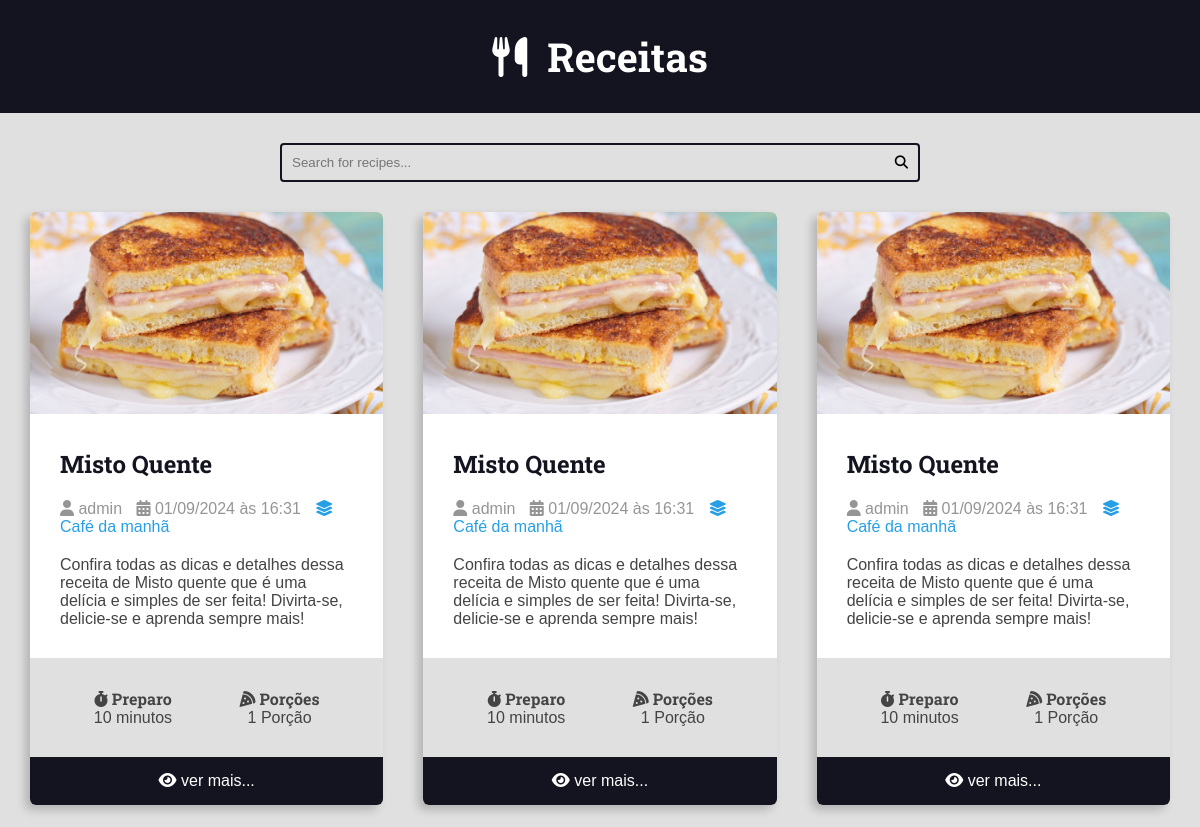
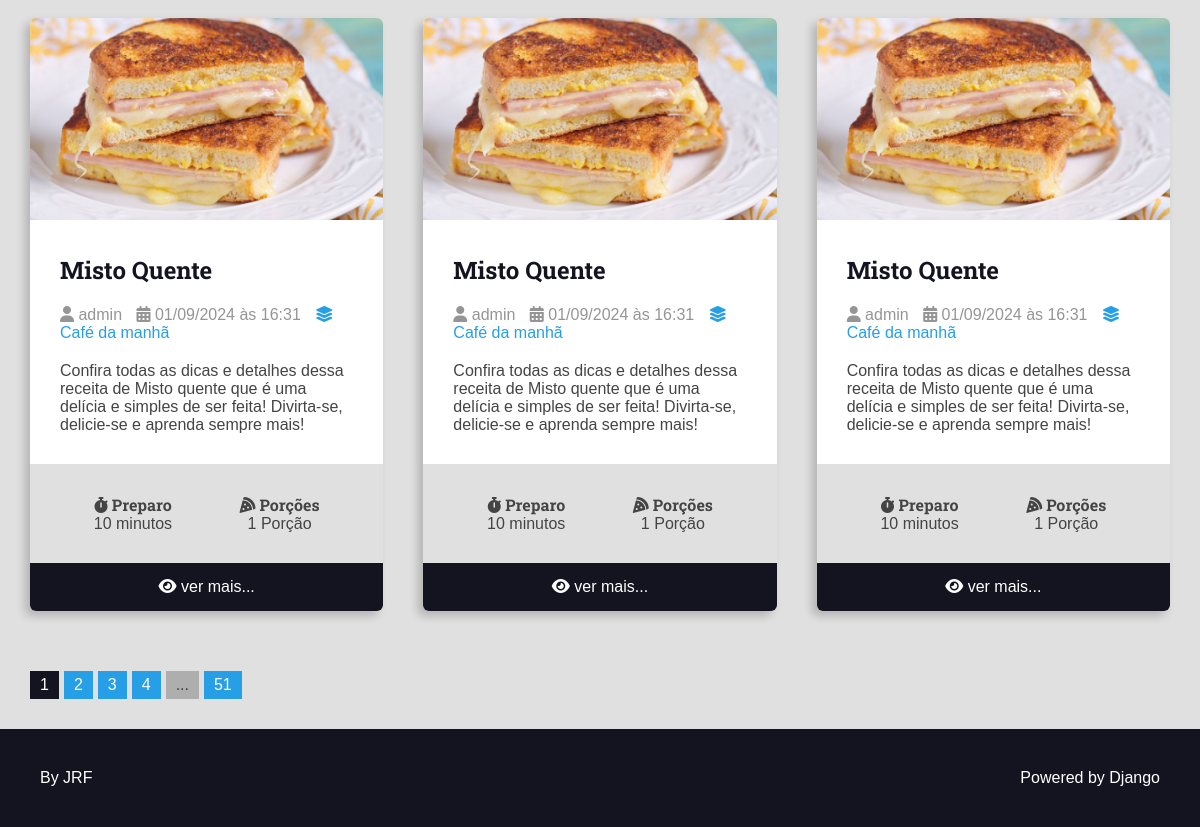
Before: / with the older database file (2 pictures, top to bottom).
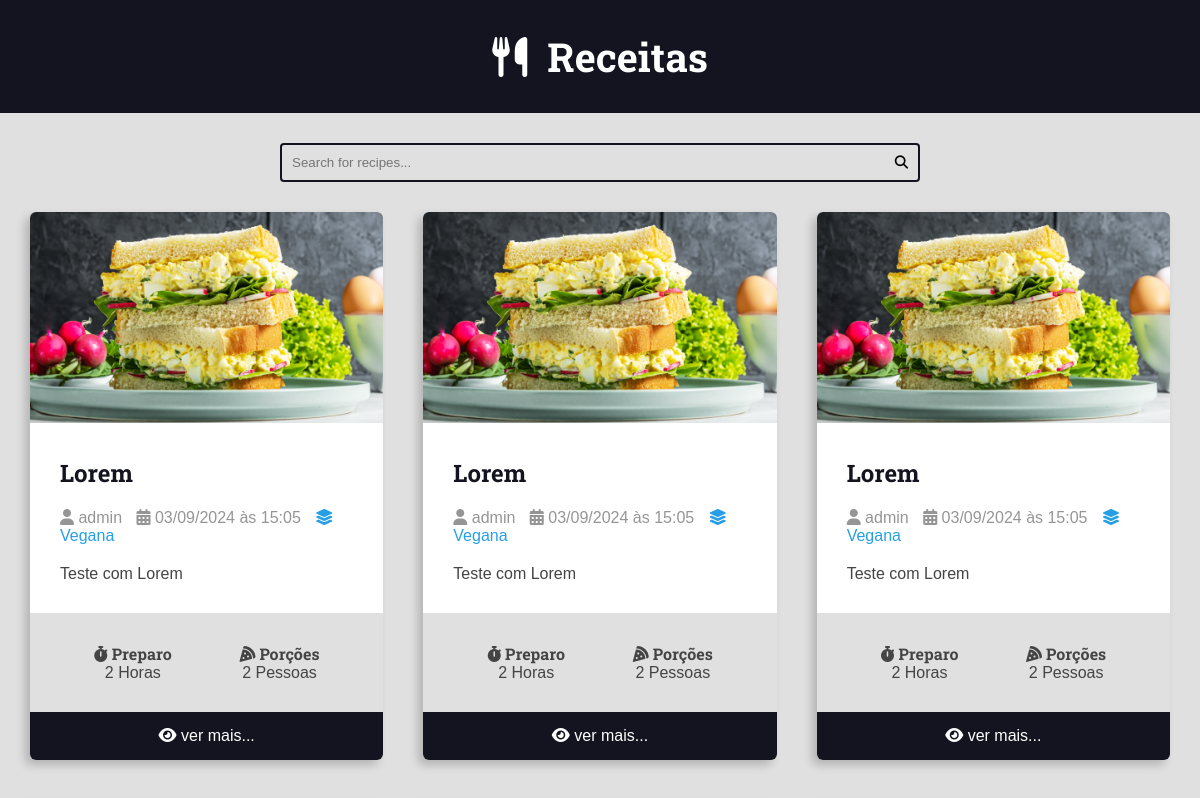
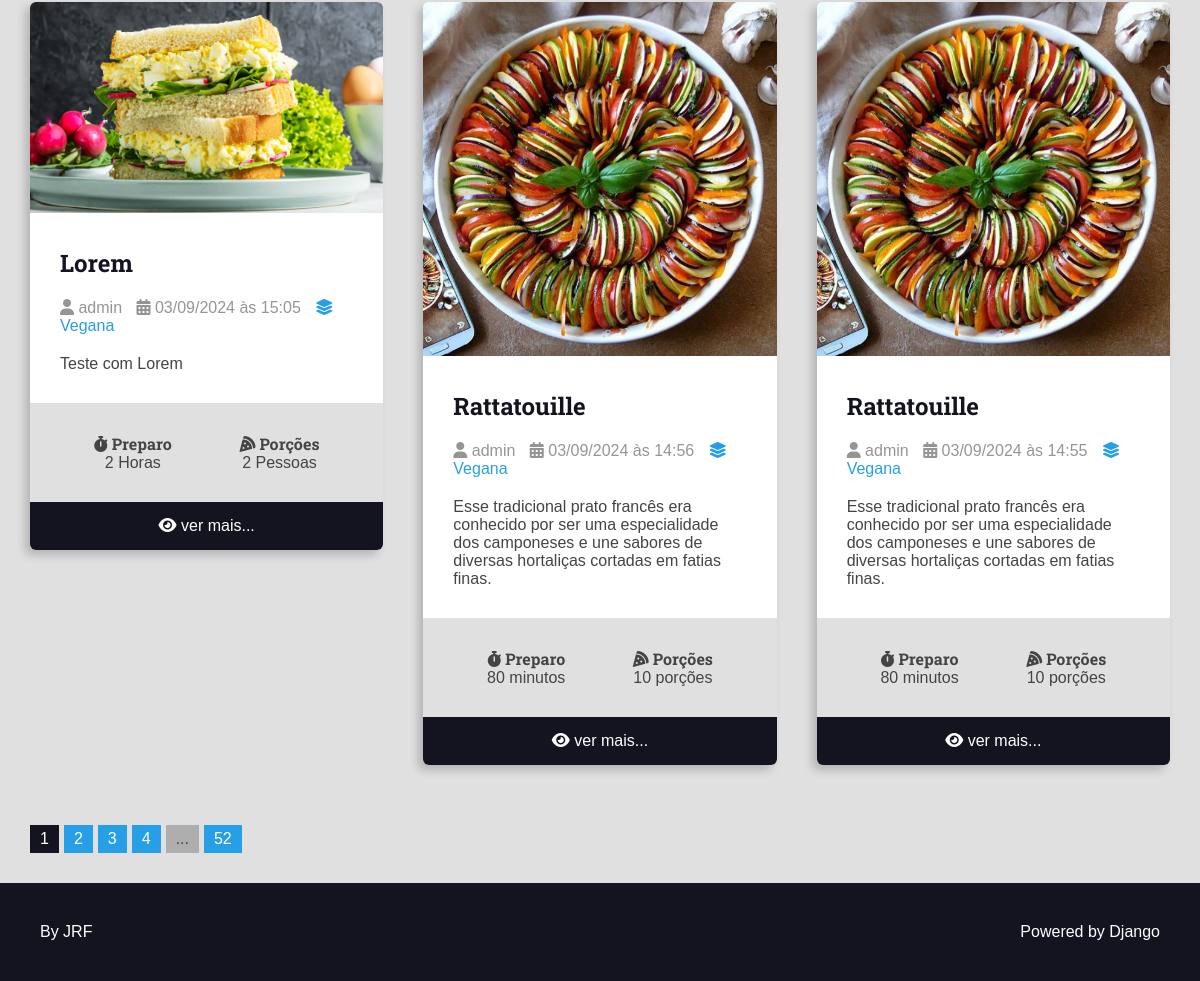
After: the same page with the newer database file (2 pictures, top to bottom).
### recipes/models.py (models this page shows, shortened)
class Recipe(models.Model):
    title = models.CharField(max_length=65)
    description = models.CharField(max_length=165)
    slug = models.SlugField(unique=True)
    preparation_time = models.IntegerField()
    preparation_time_unit = models.CharField(max_length=35)
    servings = models.IntegerField()
    servings_unit = models.CharField(max_length=35)
    preparation_steps = models.TextField(max_length=255)
    preparation_steps_is_html = models.BooleanField(default=False)
    created_at = models.DateTimeField(auto_now_add=True)
    updated_at = models.DateTimeField(auto_now=True)
    is_published = models.BooleanField(default=False)
    cover = models.ImageField(
        upload_to='recipes/covers/%Y/%m/%d/', blank=True, default=''
    )
    category = models.ForeignKey(
        Category,
        on_delete=models.SET_NULL,
        null=True,
        blank=True,
        default=None,
    )
    author = models.ForeignKey(User, on_delete=models.SET_NULL, null=True)

class Category(models.Model):
    name = models.CharField(max_length=35)

### recipes/views.py (the view)
# urls.py: 2. Add a URL to urlpatterns:  path('', views.home, name='home')
def home(request):
    recipes = Recipe.objects.filter(is_published=True).order_by('-id')
    page_obj, pagination_range = pagination(request, recipes, PER_PAGE)
    return render(
        request,
        'recipes/pages/home.html',
        context={'recipes': page_obj, 'pagination_range': pagination_range},
    )

### resources/utils/pagination.py (called while the page is built)
def set_pagination_range(page_range, view_pages, current_page):
    middle_range = math.ceil(view_pages / 2)
    start_range = current_page - middle_range
    stop_range = current_page + middle_range
    total_pages = len(page_range)
    offset_range = abs(start_range) if start_range < 0 else 0
    if start_range < 0:
        start_range = 0
        stop_range += offset_range
    if stop_range >= total_pages:
        start_range -= abs(total_pages - stop_range)
    pagination = page_range[start_range:stop_range]
    return {
        'pagination': pagination,
        'page_range': page_range,
        'view_pages': view_pages,
        'current_page': current_page,
        'total_pages': total_pages,
        'start_range': start_range,
        'stop_range': stop_range,
        'has_previous': current_page > middle_range,
        'has_next': stop_range < total_pages,
    }

### recipes/templates/recipes/pages/home.html (shortened to what this page needs)
{% extends "global/base.html" %}
{% block content %}
<div class="main-content main-content-list container">
{% for recipe in recipes %}
  {% include "recipes/partials/recipe.html" %}
{% empty %}
  <div class="center m-y">
    <h1>Não existem receitas</h1>
  </div>
{% endfor %}
</div>
{% endblock content %}

### recipes/templates/recipes/partials/recipe.html (shortened to what this page needs)
<div class="recipe recipe-list-item">
  {% if recipe.cover %}
    <div class="recipe-cover">
      <a href={% url "recipes:recipe" recipe.id %}>
        <img src={{ recipe.cover.url }} alt="Recipe Cover Image">
    </div>
  {% endif %}
  <div class="recipe-title-container">
    <h2 class="recipe-title">
      <a href={% url "recipes:recipe" recipe.id %}>
        {{ recipe.title }}
    </h2>
  </div>
  <div class="recipe-author">
    <span class="recipe-author-item">
      <i class="fas fa-user"></i>
      {% if recipe.author.first_name %}
        {{ recipe.author.first_name }} {{ recipe.author.last_name }}
      {% else %}
        {{ recipe.author.username }}
      {% endif %}
    </span>
    <span class="recipe-author-item">
      <i class="fas fa-calendar-alt"></i>
      {{ recipe.created_at|date:"d/m/Y" }} às {{ recipe.created_at|date:"H:i" }}
    </span>
    {% if recipe.category is not None %}
    <span class="recipe-author-item">
      <a href={% url "recipes:category" recipe.category.id %}>
        <i class="fas fa-layer-group"></i>
        <span>{{ recipe.category.name }}</span>
    </span>
    {% endif %}
  </div>
  <div class="recipe-content">
    <p>{{ recipe.description }}</p>
  </div>
  <div class="recipe-meta-container">
    <div class="recipe-meta recipe-preparation">
      <h3 class="recipe-meta-title"><i class="fas fa-stopwatch"></i> Preparo</h3>
      <div class="recipe-meta-text">
        {{ recipe.preparation_time }} {{ recipe.preparation_time_unit }}
      </div>
    </div>
    <div class="recipe-meta recipe-servings">
      <h3 class="recipe-meta-title"><i class="fas fa-pizza-slice"></i> Porções</h3>
      <div class="recipe-meta-text">
        {{ recipe.servings }} {{ recipe.servings_unit }}
      </div>
    </div>
  </div>
  {% if is_detail_page is not True %}
    <footer class="recipe-footer">
      <a class="recipe-read-more button button-dark button-full-width" href="{% url "recipes:recipe" recipe.id %}">
        <i class="fas fa-eye"></i>
        <span>ver mais...</span>
      </a>
    </footer>
  {% endif %}
</div>

Changed rows visible on the page:
no longer on this page (row unchanged): Recipe: cover (picture), title "Misto Quente", author.username "admin", created_at "01/09/2024", created_at "16:31", category.name "Café da manhã", description "Confira todas as dicas e detalhes dessa receita de Misto quente que é uma delícia e simples de ser feita! Divirta-se, delicie-se e aprenda sempre mais!", preparation_time "10", preparation_time_unit "minutos", servings "1", servings_unit "Porção"
no longer on this page (row unchanged): Recipe: cover (picture), title "Misto Quente", author.username "admin", created_at "01/09/2024", created_at "16:31", category.name "Café da manhã", description "Confira todas as dicas e detalhes dessa receita de Misto quente que é uma delícia e simples de ser feita! Divirta-se, delicie-se e aprenda sempre mais!", preparation_time "10", preparation_time_unit "minutos", servings "1", servings_unit "Porção"
no longer on this page (row unchanged): Recipe: cover (picture), title "Misto Quente", author.username "admin", created_at "01/09/2024", created_at "16:31", category.name "Café da manhã", description "Confira todas as dicas e detalhes dessa receita de Misto quente que é uma delícia e simples de ser feita! Divirta-se, delicie-se e aprenda sempre mais!", preparation_time "10", preparation_time_unit "minutos", servings "1", servings_unit "Porção"
no longer on this page (row unchanged): Recipe: cover (picture), title "Misto Quente", author.username "admin", created_at "01/09/2024", created_at "16:31", category.name "Café da manhã", description "Confira todas as dicas e detalhes dessa receita de Misto quente que é uma delícia e simples de ser feita! Divirta-se, delicie-se e aprenda sempre mais!", preparation_time "10", preparation_time_unit "minutos", servings "1", servings_unit "Porção"
no longer on this page (row unchanged): Recipe: cover (picture), title "Misto Quente", author.username "admin", created_at "01/09/2024", created_at "16:31", category.name "Café da manhã", description "Confira todas as dicas e detalhes dessa receita de Misto quente que é uma delícia e simples de ser feita! Divirta-se, delicie-se e aprenda sempre mais!", preparation_time "10", preparation_time_unit "minutos", servings "1", servings_unit "Porção"
no longer on this page (row unchanged): Recipe: cover (picture), title "Misto Quente", author.username "admin", created_at "01/09/2024", created_at "16:31", category.name "Café da manhã", description "Confira todas as dicas e detalhes dessa receita de Misto quente que é uma delícia e simples de ser feita! Divirta-se, delicie-se e aprenda sempre mais!", preparation_time "10", preparation_time_unit "minutos", servings "1", servings_unit "Porção"
added Recipe: cover (picture), title "Lorem", author.username "admin", created_at "03/09/2024", created_at "15:05", category.name "Vegana", description "Teste com Lorem", preparation_time "2", preparation_time_unit "Horas", servings "2", servings_unit "Pessoas"
added Recipe: cover (picture), title "Lorem", author.username "admin", created_at "03/09/2024", created_at "15:05", category.name "Vegana", description "Teste com Lorem", preparation_time "2", preparation_time_unit "Horas", servings "2", servings_unit "Pessoas"
added Recipe: cover (picture), title "Lorem", author.username "admin", created_at "03/09/2024", created_at "15:05", category.name "Vegana", description "Teste com Lorem", preparation_time "2", preparation_time_unit "Horas", servings "2", servings_unit "Pessoas"
added Recipe: cover (picture), title "Lorem", author.username "admin", created_at "03/09/2024", created_at "15:05", category.name "Vegana", description "Teste com Lorem", preparation_time "2", preparation_time_unit "Horas", servings "2", servings_unit "Pessoas"
added Recipe: cover (picture), title "Rattatouille", author.username "admin", created_at "03/09/2024", created_at "14:56", category.name "Vegana", description "Esse tradicional prato francês era conhecido por ser uma especialidade dos camponeses e une sabores de diversas hortaliças cortadas em fatias finas.", preparation_time "80", preparation_time_unit "minutos", servings "10", servings_unit "porções"
added Recipe: cover (picture), title "Rattatouille", author.username "admin", created_at "03/09/2024", created_at "14:55", category.name "Vegana", description "Esse tradicional prato francês era conhecido por ser uma especialidade dos camponeses e une sabores de diversas hortaliças cortadas em fatias finas.", preparation_time "80", preparation_time_unit "minutos", servings "10", servings_unit "porções"
Other visible differences:
{{ pagination_range.total_pages }}: "51" → "52"
